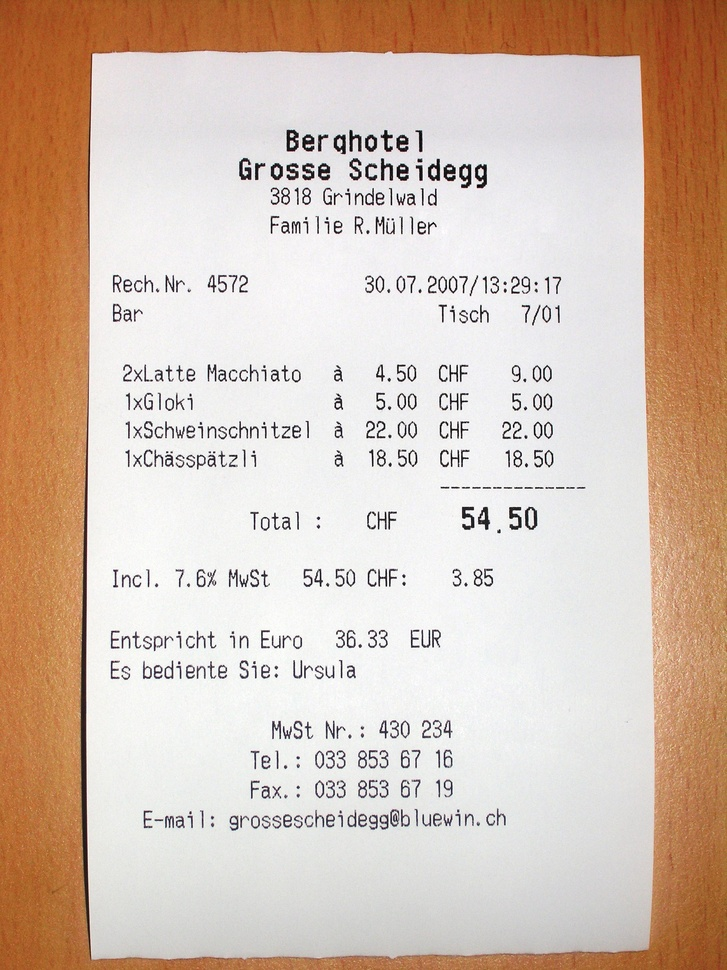
#> input picture ReceiptSwiss.jpg, 727 x 970 px, shrunk from 2448 x 3264 before the run
$ python -i preprocessing.py   (imports and definitions only)
#> lines starting #> are read from the running program, lines starting #| are printed output that depends on the picture
#> further down, picture is the input picture: shape (970, 727, 3); mean B, G, R 179.4, 193.6, 213.9
import cv2
import numpy as np


# get grayscale image
def get_grayscale(image):
    return cv2.cvtColor(image, cv2.COLOR_BGR2GRAY)


# noise removal
def remove_noise(image):
    return cv2.medianBlur(image, 5)


# thresholding
def thresholding(image):
    return cv2.threshold(image, 0, 255, cv2.THRESH_BINARY + cv2.THRESH_OTSU)[1]


# dilation
def dilate(image):
    kernel = np.ones((5, 5), np.uint8)
    return cv2.dilate(image, kernel, iterations=1)
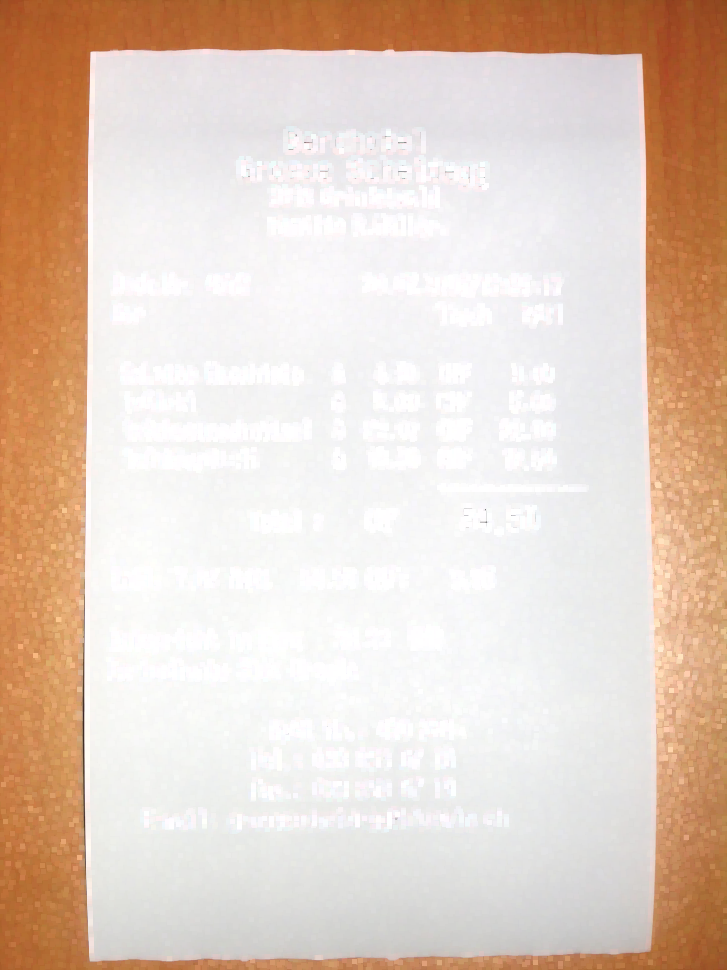
#> returned value: shape (970, 727, 3); mean of channels 0, 1, 2 193.8, 207.6, 227.6; drawn as B, G, R


# erosion
def erode(image):
    kernel = np.ones((5, 5), np.uint8)
#> kernel = [[1, 1, 1, 1, 1], [1, 1, 1, 1, 1], [1, 1, 1, 1, 1], [1, 1, 1, 1, 1], [1, 1, 1, 1, 1]]
    return cv2.erode(image, kernel, iterations=1)
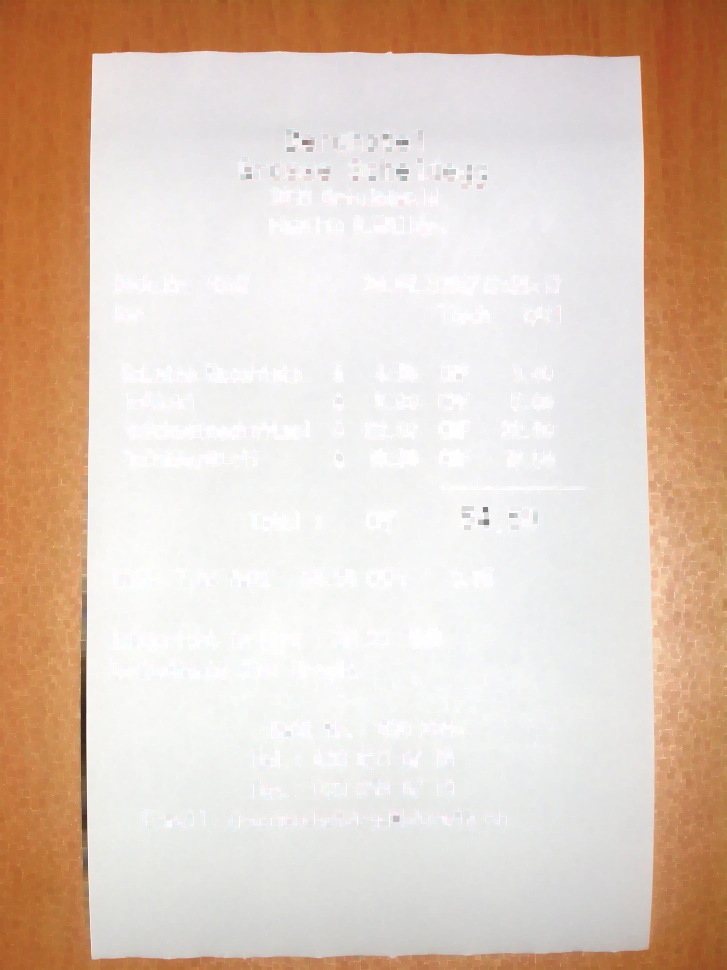
#> returned value: shape (970, 727, 3); mean of channels 0, 1, 2 189.2, 203.5, 223.8; drawn as B, G, R


# opening - erosion followed by dilation
def opening(image):
    kernel = np.ones((5, 5), np.uint8)
    return cv2.morphologyEx(image, cv2.MORPH_OPEN, kernel)

def closing(image):
    return erode(dilate(image))

# canny edge detection
def canny(image):
    return cv2.Canny(image, 100, 200)


# skew correction
def deskew(image):
    coords = np.column_stack(np.where(image > 0))
    angle = cv2.minAreaRect(coords)[-1]
    if angle < -45:
        angle = -(90 + angle)
    else:
        angle = -angle
    (h, w) = image.shape[:2]
    center = (w // 2, h // 2)
    M = cv2.getRotationMatrix2D(center, angle, 1.0)
    rotated = cv2.warpAffine(image, M, (w, h), flags=cv2.INTER_CUBIC, borderMode=cv2.BORDER_REPLICATE)
    return rotated


# template matching
def match_template(image, template):
    return cv2.matchTemplate(image, template, cv2.TM_CCOEFF_NORMED)

>>> import cv2
>>> picture = cv2.imread('ReceiptSwiss.jpg')
>>> result = closing(picture)
